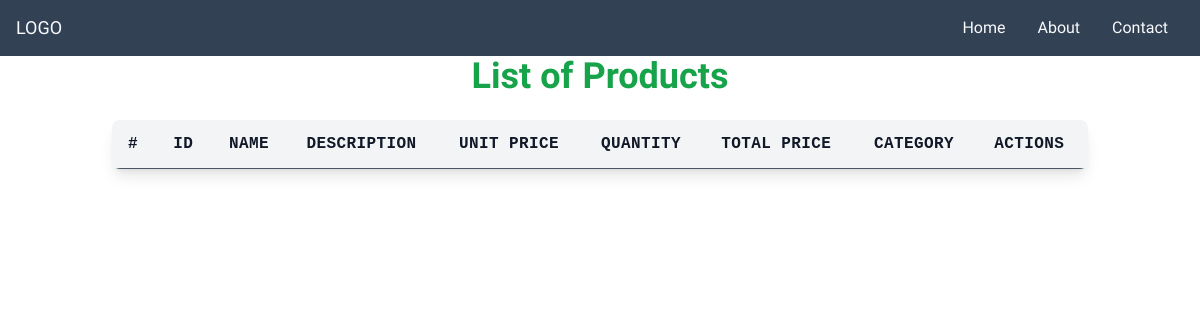
The app's page /shopapp/list, older data.
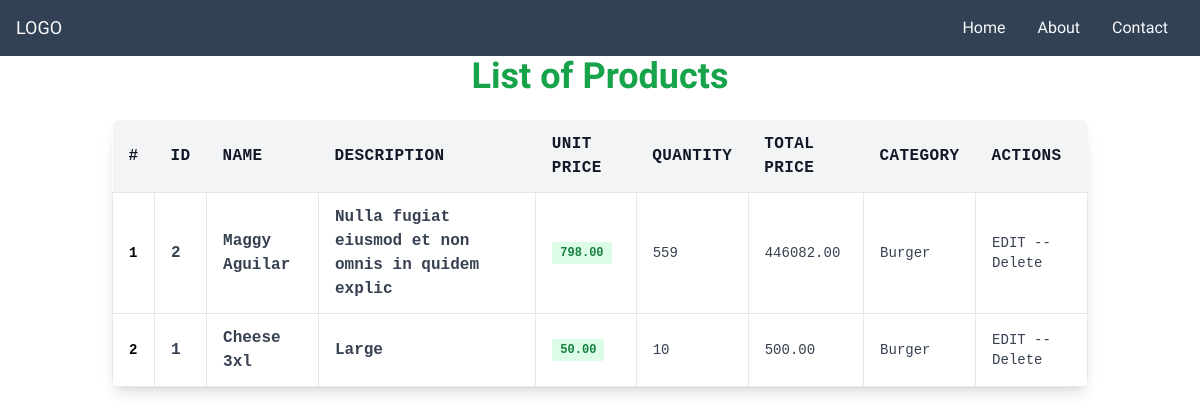
The same page, newer data.
### myApp/models.py (models this page shows, shortened)
class Product(models.Model):
    product_name = models.CharField(max_length=50)
    slug = models.SlugField(null=True, blank=True)
    details = models.CharField(max_length=50, null=True)
    unit_price = models.DecimalField(max_digits=8, decimal_places=2, default=0)
    quantity = models.IntegerField(default=0)
    total_price = models.DecimalField(max_digits=8, decimal_places=2, default=0)
    purchase_date = models.DateTimeField(auto_now_add=True)
    images = models.FileField(upload_to='photos/products')
    category = models.ForeignKey(Category, on_delete=models.CASCADE)
    created_date = models.DateField(auto_now_add=True)
    modified_date = models.DateField(auto_now=True)

class Category(models.Model):
    category_name = models.CharField(max_length=50)
    slug = models.SlugField(null=True, blank=True)
    details = models.CharField(max_length=50, null=True)

### myApp/views.py (the view)
# urls.py: path('list', views.listProduct, name='list'),
def listProduct(request, category_slug=None):
    categories = None
    products = None
    if category_slug != None:
        categories = get_object_or_404(Category, slug=category_slug)
        products = Product.objects.filter(category=categories)
    else:
        products = Product.objects.all().order_by('-id')
    context = {'products': products,}
    return render(request, 'ShopApp/listProduct.html', context)

### myApp/templates/ShopApp/listProduct.html
{% extends 'base.html' %}
{% block content %}
    <div class="w-full">
      <h1 class="text-center font-extrabold text-4xl text-green-600">
        List of Products
      </h1>
      <section class="container mx-auto p-6 font-mono">
        <div class="w-full mb-8 overflow-hidden rounded-lg shadow-lg">
          <div class="w-full overflow-x-auto">
            <table class="w-full">
              <thead>
                <tr
                  class="text-md font-semibold tracking-wide text-left text-gray-900 bg-gray-100 uppercase border-b border-gray-600"
                >
                  <th class="px-4 py-3">#</th>
                  <th class="px-4 py-3">ID</th>
                  <th class="px-4 py-3">Name</th>
                  <th class="px-4 py-3">Description</th>
                  <th class="px-4 py-3">Unit Price</th>
                  <th class="px-4 py-3">Quantity</th>
                  <th class="px-4 py-3">Total Price</th>
                  <th class="px-4 py-3">Category</th>
                  <th class="px-4 py-3">Actions</th>
                </tr>
              </thead>
              <tbody class="bg-white">
                {% for prod in products %}
                <tr class="text-gray-700">
                  <td class="px-4 py-3 border">
                    <div class="flex items-center text-sm">
                      <p class="font-semibold text-black">{{ forloop.counter }}</p>
                    </div>
                  </td>
                  <td class="px-4 py-3 text-ms font-semibold border">{{ prod.id }}</td>
                  <td class="px-4 py-3 text-ms font-semibold border">{{ prod.product_name|title }}</td>
                  <td class="px-4 py-3 text-ms font-semibold border">{{ prod.details }}</td>
                  <td class="px-4 py-3 text-xs border">
                    <span
                      class="px-2 py-1 font-semibold leading-tight text-green-700 bg-green-100 rounded-sm"
                    >
                      {{ prod.unit_price }}
                    </span>
                  </td>
                  <td class="px-4 py-3 text-sm border">{{ prod.quantity }}</td>
                  <td class="px-4 py-3 text-sm border">{{ prod.total_price }}</td>
                  <td class="px-4 py-3 text-sm border">{{ prod.category.category_name }}</td>
                  <td class="px-4 py-3 text-sm border">EDIT -- Delete</td>
                </tr>
                {% endfor %}
              </tbody>
            </table>
          </div>
        </div>
      </section>
    </div>
{% endblock content %}

Row changes from the older to the newer data that the page shows:
added Product: id "2", product_name "Maggy Aguilar", details "Nulla fugiat eiusmod et non omnis in quidem explic", unit_price "798.00", quantity "559", total_price "446082.00", category.category_name "Burger"
added Product: id "1", product_name "Cheese 3xl", details "Large", unit_price "50.00", quantity "10", total_price "500.00", category.category_name "Burger"
